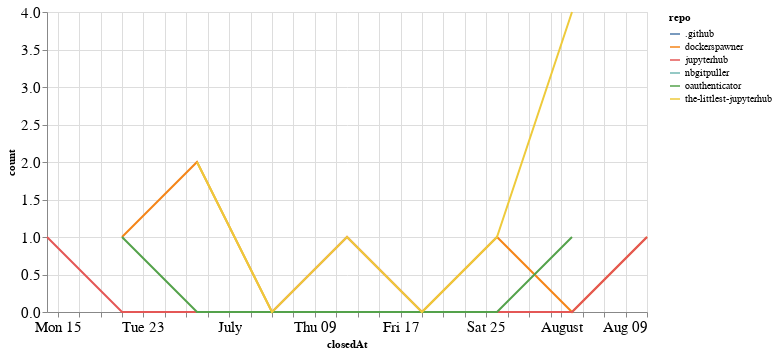

The notebook cell this image was saved under:
### Code cell
closed_by_time = closed_by.groupby('repo').resample('W', on='closedAt').count()['author'].reset_index()
closed_by_time = closed_by_time.rename(columns={'author': 'count'})

alt.Chart(closed_by_time, width=600).mark_line().encode(
    x='closedAt',
    y='count',
    color='repo',
    tooltip="repo"
)

### Figure 1 — Vega-Lite specification as saved in the notebook (floating-point values rounded to 4 significant figures)
{"config": {"axisLeft": {"labelFontSize": 15}, "axisBottom": {"labelFontSize": 15}}, "data": {"name": "data-48460c9382ddba249352d783bff81f47"}, "mark": "line", "encoding": {"color": {"type": "nominal", "field": "repo"}, "tooltip": {"type": "nominal", "field": "repo"}, "x": {"type": "temporal", "field": "closedAt"}, "y": {"type": "quantitative", "field": "count"}}, "width": 600, "$schema": "https://vega.github.io/schema/vega-lite/v4.8.1.json", "datasets": {"data-48460c9382ddba249352d783bff81f47": [{"repo": ".github", "closedAt": "2020-08-02T00:00:00", "count": 1}, {"repo": "dockerspawner", "closedAt": "2020-06-21T00:00:00", "count": 1}, {"repo": "dockerspawner", "closedAt": "2020-06-28T00:00:00", "count": 2}, {"repo": "dockerspawner", "closedAt": "2020-07-05T00:00:00", "count": 0}, {"repo": "dockerspawner", "closedAt": "2020-07-12T00:00:00", "count": 0}, {"repo": "dockerspawner", "closedAt": "2020-07-19T00:00:00", "count": 0}, {"repo": "dockerspawner", "closedAt": "2020-07-26T00:00:00", "count": 1}, {"repo": "dockerspawner", "closedAt": "2020-08-02T00:00:00", "count": 0}, {"repo": "dockerspawner", "closedAt": "2020-08-09T00:00:00", "count": 1}, {"repo": "jupyterhub", "closedAt": "2020-06-14T00:00:00", "count": 1}, {"repo": "jupyterhub", "closedAt": "2020-06-21T00:00:00", "count": 0}, {"repo": "jupyterhub", "closedAt": "2020-06-28T00:00:00", "count": 0}, {"repo": "jupyterhub", "closedAt": "2020-07-05T00:00:00", "count": 0}, {"repo": "jupyterhub", "closedAt": "2020-07-12T00:00:00", "count": 1}, {"repo": "jupyterhub", "closedAt": "2020-07-19T00:00:00", "count": 0}, {"repo": "jupyterhub", "closedAt": "2020-07-26T00:00:00", "count": 0}, {"repo": "jupyterhub", "closedAt": "2020-08-02T00:00:00", "count": 0}, {"repo": "jupyterhub", "closedAt": "2020-08-09T00:00:00", "count": 1}, {"repo": "nbgitpuller", "closedAt": "2020-07-19T00:00:00", "count": 1}, {"repo": "oauthenticator", "closedAt": "2020-06-21T00:00:00", "count": 1}, {"repo": "oauthenticator", "closedAt": "2020-06-28T00:00:00", "count": 0}, {"repo": "oauthenticator", "closedAt": "2020-07-05T00:00:00", "count": 0}, {"repo": "oauthenticator", "closedAt": "2020-07-12T00:00:00", "count": 0}, {"repo": "oauthenticator", "closedAt": "2020-07-19T00:00:00", "count": 0}, {"repo": "oauthenticator", "closedAt": "2020-07-26T00:00:00", "count": 0}, {"repo": "oauthenticator", "closedAt": "2020-08-02T00:00:00", "count": 1}, {"repo": "the-littlest-jupyterhub", "closedAt": "2020-06-28T00:00:00", "count": 2}, {"repo": "the-littlest-jupyterhub", "closedAt": "2020-07-05T00:00:00", "count": 0}, {"repo": "the-littlest-jupyterhub", "closedAt": "2020-07-12T00:00:00", "count": 1}, {"repo": "the-littlest-jupyterhub", "closedAt": "2020-07-19T00:00:00", "count": 0}, {"repo": "the-littlest-jupyterhub", "closedAt": "2020-07-26T00:00:00", "count": 1}, {"repo": "the-littlest-jupyterhub", "closedAt": "2020-08-02T00:00:00", "count": 4}]}}
